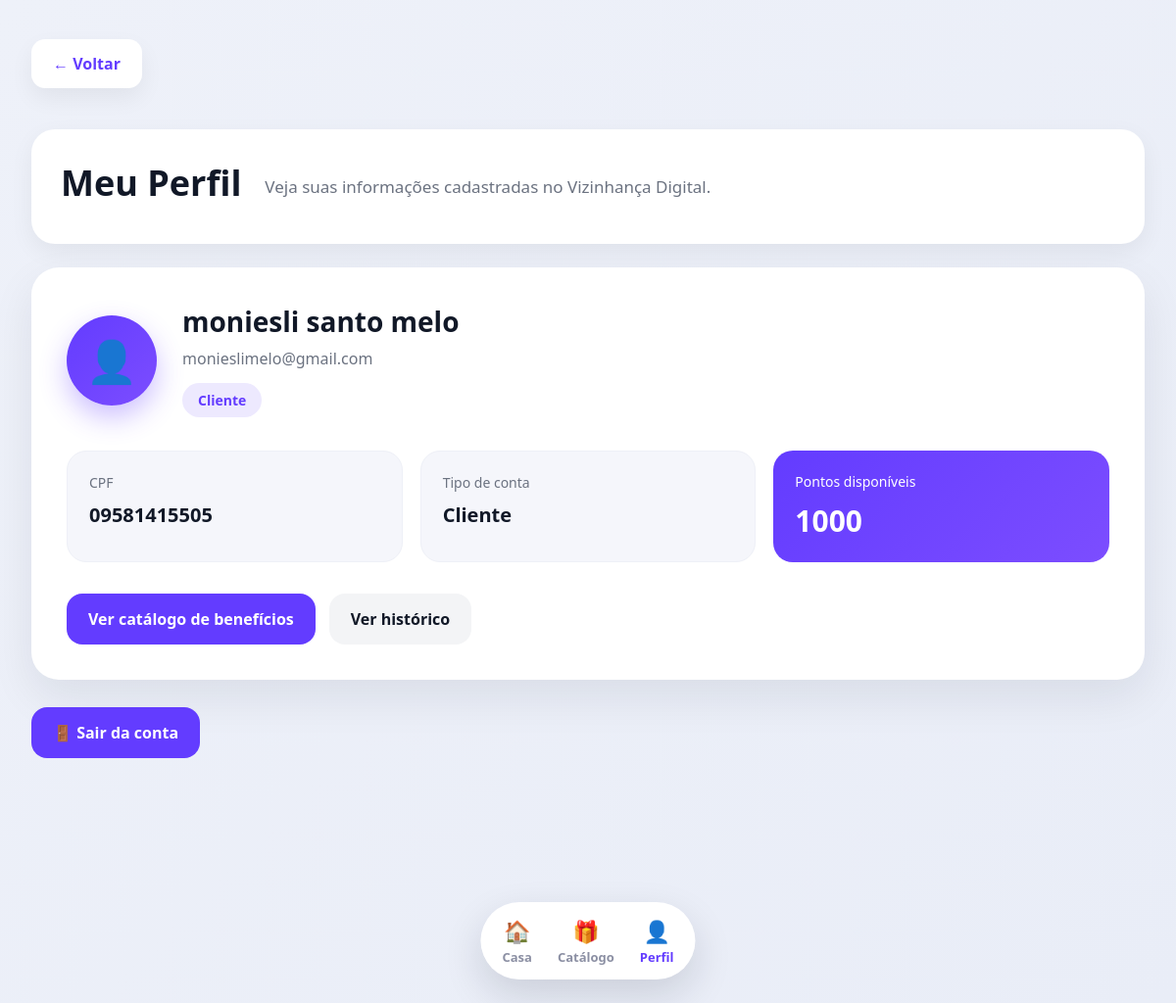
Page /perfil (signed in) on the earlier database version.
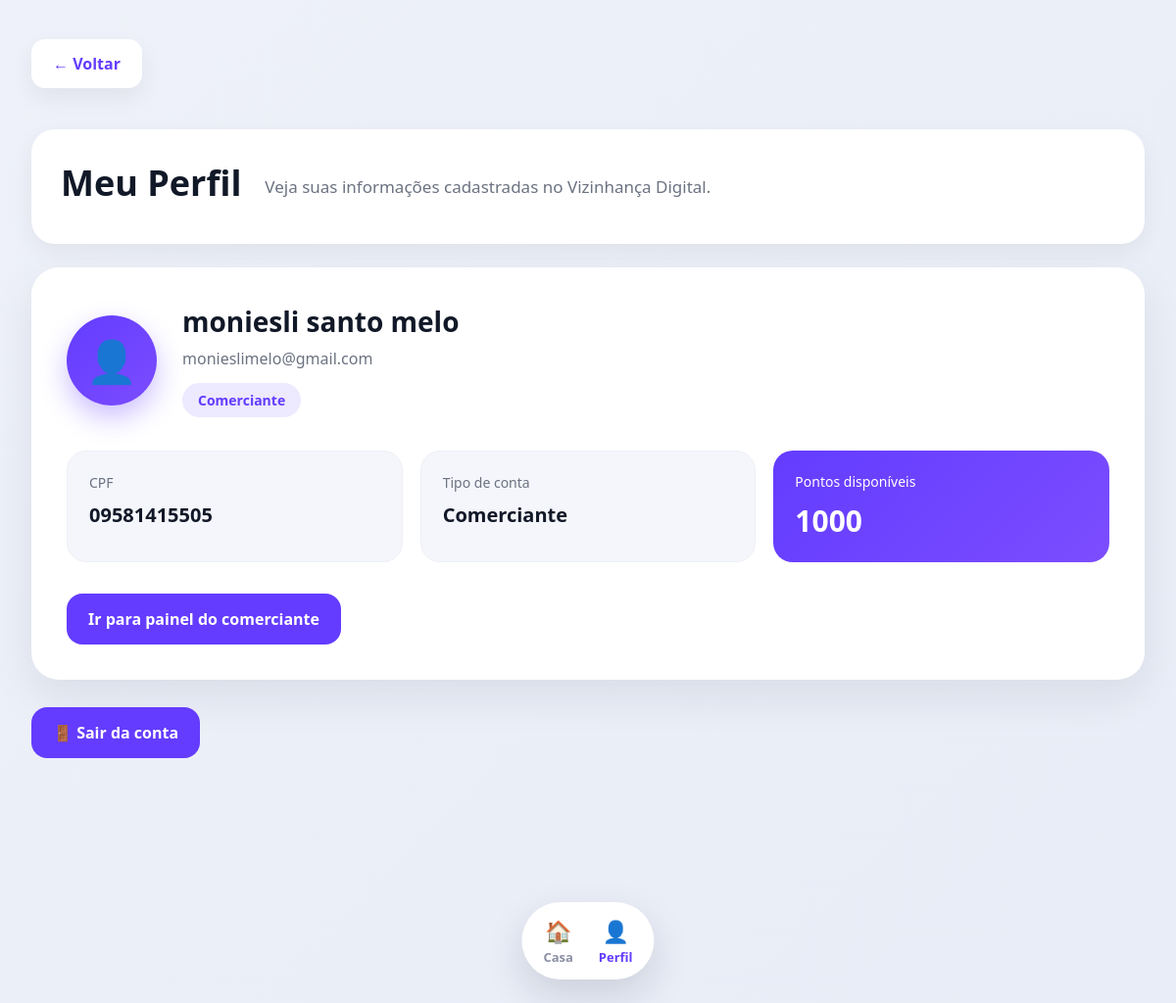
Same page on the later database version.
### tables this page shows
CREATE TABLE usuarios (
        id INTEGER PRIMARY KEY AUTOINCREMENT,
        nome TEXT NOT NULL,
        email TEXT NOT NULL UNIQUE,
        senha TEXT NOT NULL,
        cpf TEXT,
        pontos INTEGER DEFAULT 0,
        tipo TEXT NOT NULL DEFAULT 'cliente'
    , cnpj TEXT);

### app.py (the view)
@app.route("/perfil")
def perfil():
    if "usuario_id" not in session:
        return redirect(url_for("login"))
    conexao = sqlite3.connect("banco.db")
    conexao.row_factory = sqlite3.Row
    cursor = conexao.cursor()
    cursor.execute("""
        SELECT nome, email, pontos, tipo, cpf
        FROM usuarios
        WHERE id = ?
    """, (session["usuario_id"],))
    usuario = cursor.fetchone()
    conexao.close()
    if usuario is None:
        return redirect(url_for("login"))
    return render_template(
        "perfil.html",
        nome=usuario["nome"],
        email=usuario["email"],
        pontos=usuario["pontos"],
        tipo=usuario["tipo"],
        cpf=usuario["cpf"]
    )

### templates/perfil.html (shortened to what this page needs)
<!DOCTYPE html>
<html lang="pt-br">
<head>
    <link rel="stylesheet" href="{{ url_for('static', filename='style.css') }}">
</head>
<body>
    <main class="page-container">
        <a href="{% if tipo == 'comerciante' %}/comerciante{% else %}/dashboard{% endif %}" class="btn-voltar">
            ← Voltar
        </a>
        <section class="perfil-header">
            <h1>Meu Perfil</h1>
            <p>Veja suas informações cadastradas no Vizinhança Digital.</p>
        </section>
        <section class="perfil-card novo-perfil">
            <div class="perfil-topo">
                <div class="perfil-avatar-grande">
                </div>
                <div class="perfil-identidade">
                    <h2>{{ nome }}</h2>
                    <p>{{ email }}</p>
                    <span class="perfil-badge">
                        {{ tipo|capitalize }}
                    </span>
                </div>
            </div>
            <div class="perfil-dados-grid">
                <div class="perfil-info-box">
                    <span>CPF</span>
                    <strong>{{ cpf if cpf else "Não informado" }}</strong>
                </div>
                <div class="perfil-info-box">
                    <span>Tipo de conta</span>
                    <strong>{{ tipo|capitalize }}</strong>
                </div>
                <div class="perfil-info-box destaque-pontos">
                    <span>Pontos disponíveis</span>
                    <strong>{{ pontos }}</strong>
                </div>
            </div>
            <div class="perfil-acoes">
                {% if tipo == "comerciante" %}
                    <a href="/comerciante" class="btn-principal">Ir para painel do comerciante</a>
                {% else %}
                    <a href="/catalogo" class="btn-principal">Ver catálogo de benefícios</a>
                    <a href="/historico" class="btn-secundario">Ver histórico</a>
                {% endif %}
            </div>
        </section>
        <a href="/logout" class="btn-sair">
            🚪 Sair da conta
        </a>
    </main>
    <nav class="bottom-nav">
        <a href="{% if tipo == 'comerciante' %}/comerciante{% else %}/dashboard{% endif %}">
            <span>🏠</span>
            Casa
        </a>
        {% if tipo != "comerciante" %}
        <a href="/catalogo">
            <span>🎁</span>
            Catálogo
        </a>
        {% endif %}
        <a href="/perfil" class="active">
            <span>👤</span>
            Perfil
        </a>
    </nav>
</body>
</html>

### static/style.css (style rules this page uses)
* { box-sizing: border-box; }
body { margin: 0; font-family: 'Segoe UI', Arial, sans-serif; background: linear-gradient(135deg, #eef1f9, #e9edf7); color: #111827; padding-bottom: 120px; }
a { text-decoration: none; }
.perfil-header { background: white; border-radius: 24px; padding: 30px; box-shadow: 0 8px 24px rgba(0,0,0,0.06); display: flex; align-items: center; gap: 24px; margin-bottom: 24px; }
.btn-voltar { display: inline-flex; align-items: center; gap: 8px; margin-bottom: 25px; color: #5b3df5; font-weight: 700; text-decoration: none; background: white; padding: 12px 18px; border-radius: 14px; box-shadow: 0 8px 20px rgba(0,0,0,0.05); }
.page-container { padding: 40px 32px 130px; }
.btn-voltar { display: inline-flex; align-items: center; gap: 6px; background: #ffffff; color: #633cff; font-weight: 700; padding: 14px 22px; border-radius: 14px; box-shadow: 0 10px 25px rgba(0, 0, 0, 0.06); margin-bottom: 42px; }
.perfil-header { margin-bottom: 24px; }
.perfil-header h1 { font-size: 36px; margin: 0 0 8px; color: #111827; }
.perfil-header p { color: #6b7280; font-size: 17px; margin: 0; }
.novo-perfil { background: #ffffff; border-radius: 28px; padding: 36px; box-shadow: 0 18px 45px rgba(15, 23, 42, 0.08); }
.perfil-topo { display: flex; align-items: center; gap: 26px; margin-bottom: 34px; }
.perfil-avatar-grande { width: 92px; height: 92px; min-width: 92px; border-radius: 50%; background: linear-gradient(135deg, #633cff, #7c4dff); color: white; display: flex; align-items: center; justify-content: center; font-size: 42px; box-shadow: 0 12px 28px rgba(99, 60, 255, 0.32); }
.perfil-identidade h2 { font-size: 28px; margin: 0; color: #111827; }
.perfil-identidade p { margin: 8px 0 14px; color: #6b7280; font-size: 16px; }
.perfil-badge { display: inline-block; background: #ede9fe; color: #633cff; padding: 8px 16px; border-radius: 999px; font-weight: 700; font-size: 14px; }
.perfil-dados-grid { display: grid; grid-template-columns: repeat(3, 1fr); gap: 18px; margin-bottom: 32px; }
.perfil-info-box { background: #f5f6fb; border: 1px solid #eef0f7; border-radius: 20px; padding: 22px; }
.perfil-info-box span { display: block; color: #6b7280; font-size: 14px; margin-bottom: 10px; }
.perfil-info-box strong { font-size: 20px; color: #111827; word-break: break-word; }
.destaque-pontos { background: linear-gradient(135deg, #633cff, #7c4dff); border: none; }
.destaque-pontos span, .destaque-pontos strong { color: white; }
.destaque-pontos strong { font-size: 30px; }
.perfil-acoes { display: flex; gap: 14px; flex-wrap: wrap; }
.btn-principal, .btn-secundario, .btn-sair { display: inline-flex; align-items: center; justify-content: center; border-radius: 16px; font-weight: 800; padding: 15px 22px; }
.btn-principal { background: #633cff; color: white; }
.btn-sair { margin-top: 28px; background: #633cff; color: white; }
.bottom-nav { position: fixed; left: 50%; bottom: 24px; transform: translateX(-50%); background: white; padding: 14px 22px; border-radius: 999px; display: flex; align-items: center; gap: 26px; box-shadow: 0 16px 40px rgba(15, 23, 42, 0.14); z-index: 100; }
.bottom-nav a { color: #8b8fa3; font-size: 13px; font-weight: 600; text-align: center; }
.bottom-nav a span { display: block; font-size: 22px; margin-bottom: 3px; }
.bottom-nav a.active { color: #633cff; }

Differences in the rows shown:
changed usuarios "moniesli santo melo": tipo "Cliente" → "Comerciante"
Other differences:
text no longer shown: "Ver catálogo de benefícios Ver histórico 🎁 Catálogo"
text now shown: "Ir para painel do comerciante"
